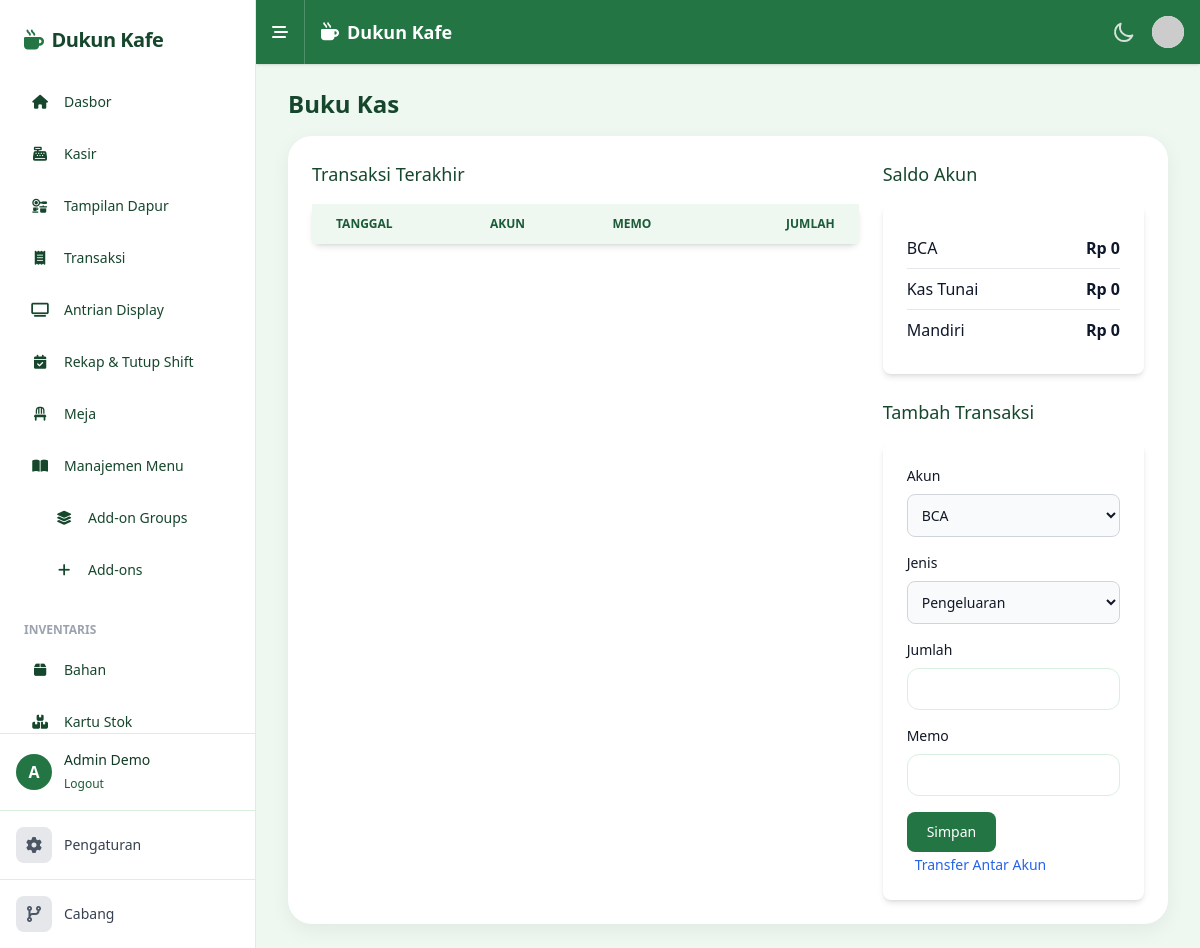
The app's page /public/index.php?page=accounting/cashbook (signed in) with its own data.
### tables this page shows
CREATE TABLE `cash_accounts` (
  `id` int(11) NOT NULL AUTO_INCREMENT,
  `name` varchar(255) NOT NULL,
  `type` varchar(50) NOT NULL,
  `balance` decimal(15,2) NOT NULL DEFAULT 0.00,
  PRIMARY KEY (`id`)
);

### templates/pages/accounting/cashbook.php (called while the page is built, shortened)
<?php
$title = 'Buku Kas';
$pdo = get_pdo();
$accounts = $pdo->query("SELECT * FROM cash_accounts ORDER BY name")->fetchAll();
$transactions = $pdo->query("SELECT t.*, a.name as account_name FROM cash_transactions t JOIN cash_accounts a ON t.account_id = a.id ORDER BY t.created_at DESC")->fetchAll();
$balances = [];
foreach ($accounts as $account) {
    $balances[$account['id']] = (float)$account['balance'];
}
view('accounting/cashbook', [
    'title' => $title,
    'accounts' => $accounts,
    'transactions' => $transactions,
    'balances' => $balances,
]);

### templates/pages/accounting/cashbook.view.php (the view, shortened to what this page needs)
<div x-data="cashbook()" class="grid grid-cols-1 md:grid-cols-3 gap-6">
    <div class="md:col-span-2">
        <h2 class="text-lg font-medium text-brand-800 mb-4">Transaksi Terakhir</h2>
        <div class="bg-white rounded-lg shadow-md">
            <table class="w-full text-sm text-left text-gray-500">
                <thead class="text-xs text-gray-700 uppercase bg-gray-50">
                    <tr>
                        <th scope="col" class="px-6 py-3">Tanggal</th>
                        <th scope="col" class="px-6 py-3">Akun</th>
                        <th scope="col" class="px-6 py-3">Memo</th>
                        <th scope="col" class="px-6 py-3 text-right">Jumlah</th>
                    </tr>
                </thead>
            </table>
        </div>
    </div>
    <div>
        <h2 class="text-lg font-medium text-brand-800 mb-4">Saldo Akun</h2>
        <div class="bg-white p-6 rounded-lg shadow-md mb-6">
            <ul>
                <?php foreach ($accounts as $account): ?>
                <li class="flex justify-between items-center py-2 border-b last:border-b-0">
                    <span><?= htmlspecialchars($account['name']) ?></span>
                    <span class="font-semibold">Rp <?= number_format($balances[$account['id']] ?? 0, 0, ',', '.') ?></span>
                </li>
                <?php endforeach; ?>
            </ul>
        </div>
        <div x-show="!showTransfer">
            <h2 class="text-lg font-medium text-brand-800 mb-4">Tambah Transaksi</h2>
            <div class="bg-white p-6 rounded-lg shadow-md">
                <form action="<?= base_url('accounting/cashbook') ?>" method="POST">
                    <div class="mb-4">
                        <label for="account_id" class="block mb-2 text-sm font-medium text-gray-900">Akun</label>
                        <select id="account_id" name="account_id" class="bg-gray-50 border border-gray-300 text-gray-900 text-sm rounded-lg focus:ring-blue-500 focus:border-blue-500 block w-full p-2.5" required>
                            <?php foreach ($accounts as $account): ?>
                            <option value="<?= $account['id'] ?>"><?= htmlspecialchars($account['name']) ?></option>
                            <?php endforeach; ?>
                        </select>
                    </div>
                    <div class="mb-4">
                        <label for="type" class="block mb-2 text-sm font-medium text-gray-900">Jenis</label>
                        <select id="type" name="type" class="bg-gray-50 border border-gray-300 text-gray-900 text-sm rounded-lg focus:ring-blue-500 focus:border-blue-500 block w-full p-2.5">
                            <option value="expense">Pengeluaran</option>
                        </select>
                    </div>
                    <div class="mb-4">
                        <label for="amount" class="block mb-2 text-sm font-medium text-gray-900">Jumlah</label>
                        <input type="number" id="amount" name="amount" class="bg-gray-50 border border-gray-300 text-gray-900 text-sm rounded-lg focus:ring-blue-500 focus:border-blue-500 block w-full p-2.5" required>
                    </div>
                    <div class="mb-4">
                        <label for="memo" class="block mb-2 text-sm font-medium text-gray-900">Memo</label>
                        <input type="text" id="memo" name="memo" class="bg-gray-50 border border-gray-300 text-gray-900 text-sm rounded-lg focus:ring-blue-500 focus:border-blue-500 block w-full p-2.5" required>
                    </div>
                    <button type="submit" class="text-white bg-brand-600 hover:bg-brand-700 focus:ring-4 focus:outline-none focus:ring-brand-300 font-medium rounded-lg text-sm w-full sm:w-auto px-5 py-2.5 text-center">Simpan</button>
                    <button type="button" @click="showTransfer = true" class="ml-2 text-sm text-blue-600 hover:underline">Transfer Antar Akun</button>
                </form>
            </div>
        </div>
    </div>
</div>

### templates/layout.php (style rules this page uses)
html, body { color: #0f172a; text-rendering: optimizeLegibility; -webkit-font-smoothing: antialiased; }
h1, h2, h3, h4 { color: #123a26; }
input[type="text"], input[type="number"], input[type="email"], input[type="password"], select, textarea { background-color: #ffffff; border: 1px solid #d9efe0; color: #0f172a; border-radius: 0.75rem; padding: 0.625rem 0.75rem; }
table thead th { background-color: #eef7f0; color: #1c5b37; font-weight: 600; }

### records on screen
cash_accounts: name "BCA", id "0"
cash_accounts: name "Kas Tunai", id "0"
cash_accounts: name "Mandiri", id "0"

### other values on screen
$settings_sidebar['cafe_name'] "Dukun Kafe"
$text "Dasbor Kasir Tampilan Dapur Transaksi Antrian Display Rekap & Tutup Shift Meja Manajemen Menu Add-on Groups Add-ons Bahan Kartu Stok"
substr($_SESSION['user']['name'] ?? 'U', 0, 1) "A"
$_SESSION['user']['name'] "Admin Demo"
$settings_topbar['cafe_name'] "Dukun Kafe"
$title "Buku Kas"
form field account_id "BCA"
